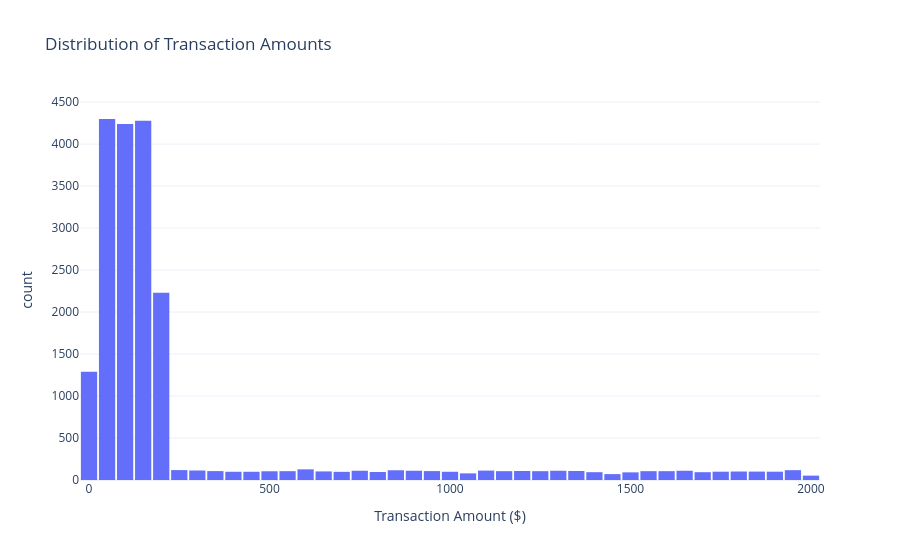

This figure's notebook cell:
### Markdown cell above
### 8.2 Distribution of Transaction Amounts
**Interactive Histogram**: Hover to see precise counts for each price bin.

### Code cell
fig = px.histogram(pdf, x="amount", nbins=50, title="Distribution of Transaction Amounts",
                   labels={'amount': 'Transaction Amount ($)'}, template="plotly_white")
fig.update_layout(bargap=0.1)
fig.show()

### Figure 1 — Plotly figure (JSON) as saved in the notebook; plotly's stock layout.template omitted (floating-point values rounded to 4 significant figures; data arrays with more than 128 entries replaced by an {"elided": "..."} marker saying what was removed)
{"data": [{"bingroup": "x", "hovertemplate": "Transaction Amount ($)=%{x}<br>count=%{y}<extra></extra>", "legendgroup": "", "marker": {"color": "#636efa", "pattern": {"shape": ""}}, "name": "", "nbinsx": 50, "orientation": "v", "showlegend": false, "type": "histogram", "x": {"elided": "20000 float values"}, "xaxis": "x", "yaxis": "y"}], "layout": {"bargap": 0.1, "barmode": "relative", "legend": {"tracegroupgap": 0}, "title": {"text": "Distribution of Transaction Amounts"}, "xaxis": {"anchor": "y", "domain": [0, 1], "title": {"text": "Transaction Amount ($)"}}, "yaxis": {"anchor": "x", "domain": [0, 1], "title": {"text": "count"}}}}
